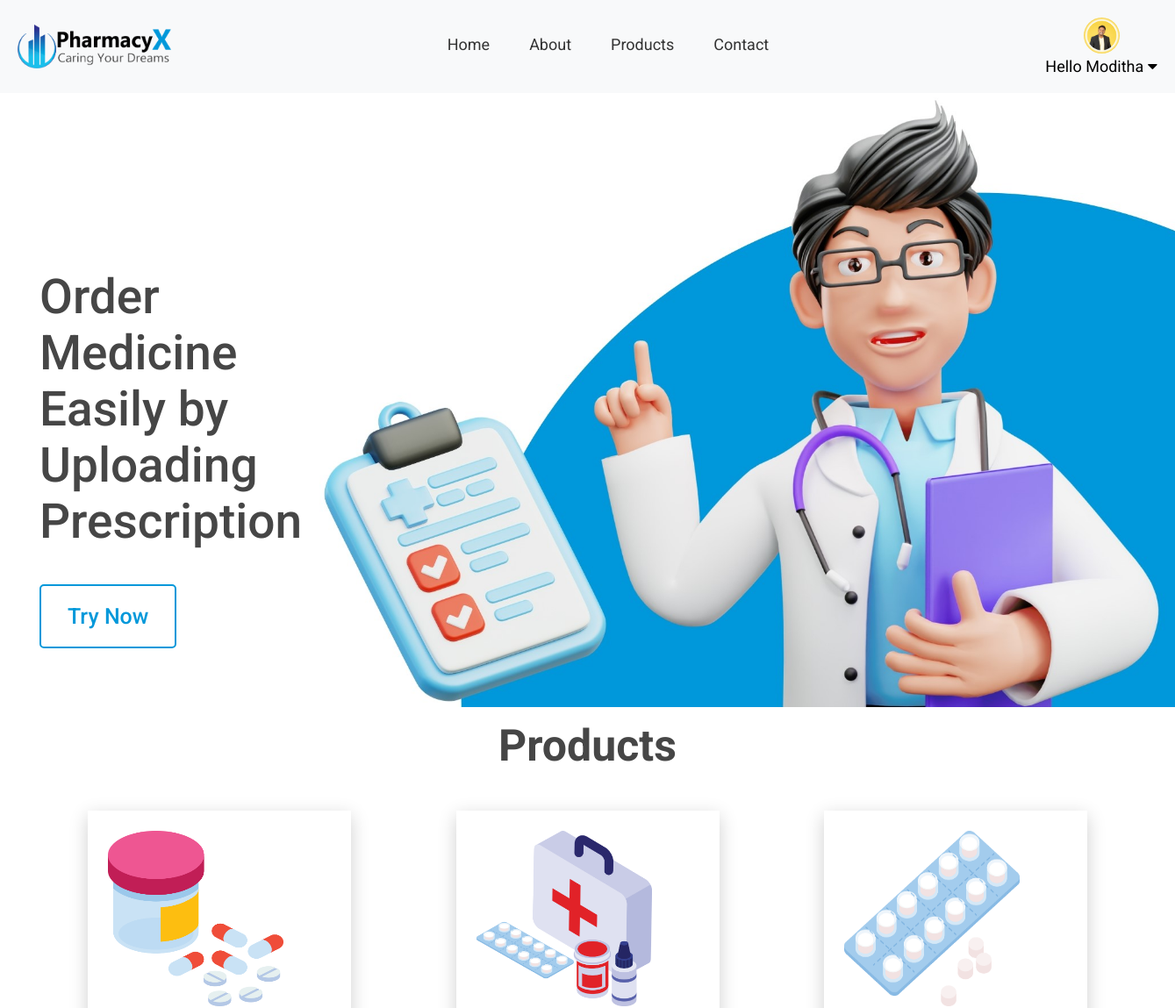
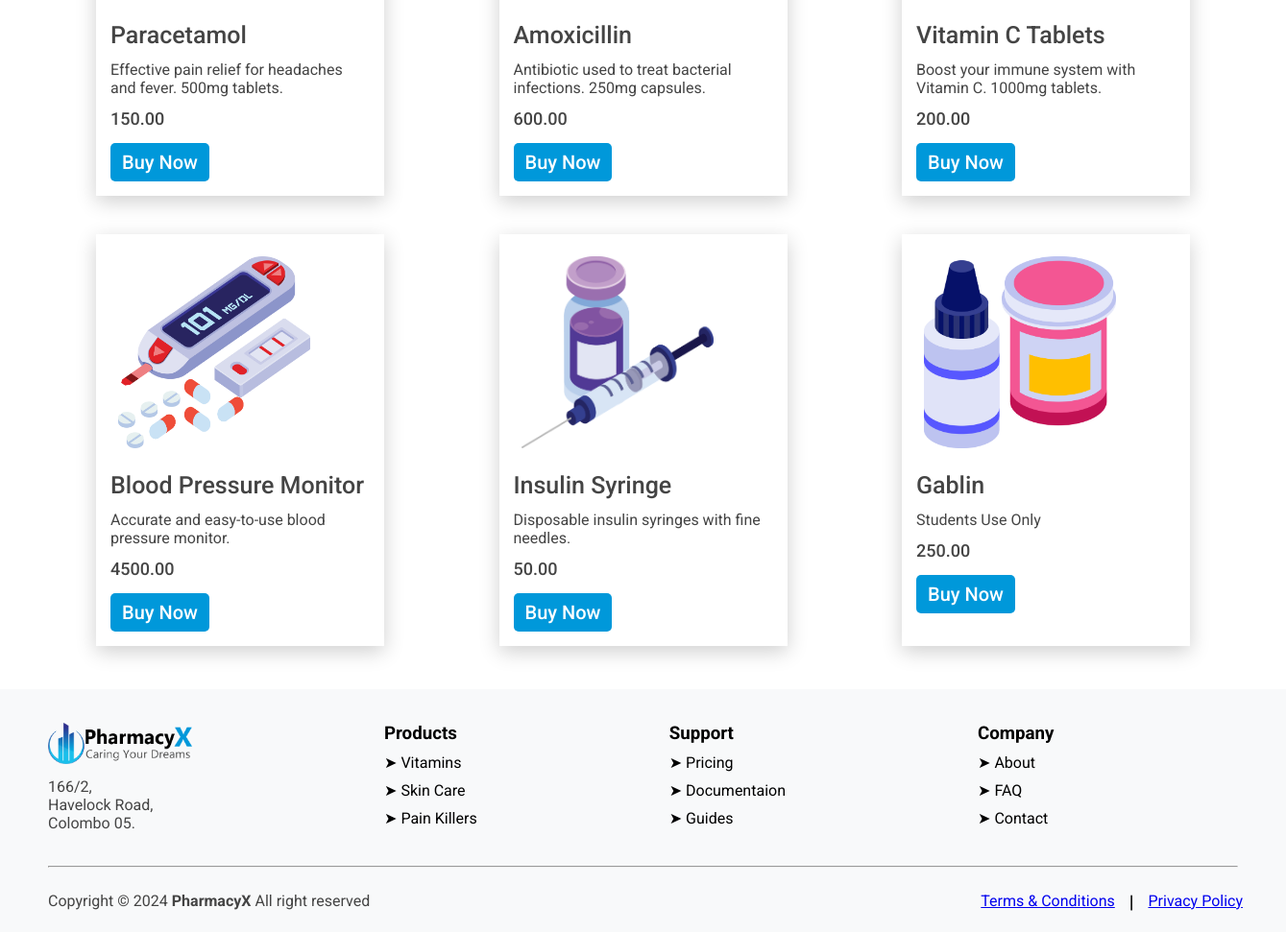
Page /products.php (signed in) on the committed database (2 pictures, top to bottom).
### tables this page shows
CREATE TABLE `Products` (
  `product_id` int(11) NOT NULL,
  `product_name` varchar(255) NOT NULL,
  `product_description` text DEFAULT NULL,
  `price` decimal(10,2) NOT NULL,
  `stock_quantity` int(11) NOT NULL,
  `image_url` varchar(255) DEFAULT NULL,
  `expire_date` date NOT NULL
);

### products.php (the view, shortened to what this page needs)
<!DOCTYPE html>
<html lang="en">
<head>
    <link rel="stylesheet" href="./CSS/index.css">
    <link rel="stylesheet" href="./CSS/products.css">
</head>
<body>
    <?php include("./header.php"); ?>
    <div class="main-image-container">
        <div class="main-heading-container">
            <h1 class="main-heading">Order Medicine Easily by Uploading Prescription</h1>
            <button class="main-heading-button">Try Now</button>
        </div>
            <img src="./Images/Product-Page-Image.jpg" alt="" class="main-image">
    </div>
    <div class="products-section-container">
        <div class="products-heading-container">
            <div class="product-heading">Products</div>
        </div>
         <div class="product-content-container">
        <?php
            $sql = "SELECT * FROM products";
            $result = mysqli_query($Connection,$sql);
                while($row = $result -> fetch_assoc()){
                    $productName = $row['product_name'];
                    $productDescription = $row['product_description'];
                    $price = $row['price'];
                    $product_id = $row['product_id'];
                    $img = $row['image_url'];
                    $image_URL= "./Images/product-icons/".$img;
                    echo "<div class='products-container'>
                            <div class='product-image-container'>
                                <img src='$image_URL' alt='' class='item-image' >
                            </div>
                            <div class='product-details-container'>
                                <p class='item-name'>$productName</p>
                                <p class = 'product-discription'>$productDescription</p>
                                <p class='item-price'>$price</p>
                                <form action='' method='POST'>
                                    <input type='hidden' name='prdct_id' value='$product_id'>
                                    <button class='item-buynow-button' name='buynow' >Buy Now</button>
                                </form>
                            </div>
                          </div>";
                }
        ?>
        </div>
    </div>
    <?php include("./footer.php"); ?>
</body>
</html>

### header.php (shortened to what this page needs)
<!DOCTYPE html>
<html>
<head>
    <link rel="stylesheet" href="./CSS/partials.css">
    <link rel="stylesheet" href="https://cdnjs.cloudflare.com/ajax/libs/font-awesome/5.15.1/css/all.min.css"/>
</head>
<body>
    <header>
        <div class="main_header">
            <img src="images/Pharmacy X.png" alt="PharmacyX Logo">
            <nav>
                <ul>
                    <li><a href="index.php">Home</a></li>
                    <li><a href="aboutUs.php">About</a></li>
                    <li><a href="products.php">Products</a></li>
                    <li><a href="contact.php">Contact</a></li>
                </ul>
            </nav>
            <?php
                if(!isset($_SESSION['username']))
                {
                    echo "<button onclick='window.location.href=\"signin.php\"'>Sign in</button>";
                }
                else
                {
                    if($_SESSION['user_type']== 'Admin')
                    {
                        $DBLink = "<a href='./admin_DB.php'>Admin DB</a>";
                    }
                    $baseProfilePicUrl = './Images/Profile_Pics/';
                    $profilePicUrl = isset($_SESSION['profilePic_url']) ? htmlspecialchars($baseProfilePicUrl.$_SESSION['profilePic_url']) : './Images/Profile_Pics/student-avatar-illustratio.jpg';
                    echo "<div class='user_profile' onclick='dropdownmenu()'>
                            <img src='".$profilePicUrl."' alt='User Profile'>
                            <h3 class='username no-select'>Hello ".$_SESSION['firstname']." <i class='fas fa-caret-down'></i></h3>
                            <div class='Profile_dropdown' id='prof_dropdown'>
                                <div class='dropdown_items'>
                                    <a href='my_account.php'>My Profile</a>
                                    ".$DBLink."
                                    <a onclick='return confirm(\"Do you want to sign out now?\")' href='logout.php'>Sign Out</a>
                                </div>
                            </div>
                        </div>";
                }
            ?>
        </div>
    </header>
</body>
</html>

### footer.php (shortened to what this page needs)
<!DOCTYPE html>
<html>
<head>
    <link rel="stylesheet" href="./CSS/partials.css">
    <link rel="stylesheet" href="./CSS/index.css">
</head>
<body>
<footer>
        <div>
            <div class="footer_container">
                <div class="footer-content">
                    <img src="./Images/Pharmacy X.png" alt="" width="150px">
                    <p class="footer-details">166/2,<br> Havelock Road,<br> Colombo 05.</p>
                </div>
                <div class="footer-content">
                    <h3 class="footer-heading">Products</h3>
                    <p class="footer-details"><a href="" class="footer-links">&#10148 Vitamins</a></p>
                    <p class="footer-details"><a href="" class="footer-links">&#10148 Skin Care</a></p>
                    <p class="footer-details"><a href="" class="footer-links">&#10148 Pain Killers</a></p>
                </div>
                <div class="footer-content">
                    <h3 footer-heading>Support</h3>
                    <p class="footer-details"><a href="" class="footer-links">&#10148 Pricing</a></p>
                    <p class="footer-details"><a href="" class="footer-links">&#10148 Documentaion</a></p>
                    <p class="footer-details"><a href="" class="footer-links">&#10148 Guides</a></p>
                </div>
                <div class="footer-content">
                    <h3 footer-heading>Company</h3>
                    <p class="footer-details"><a href="aboutUs.php" class="footer-links">&#10148 About</a></p>
                    <p class="footer-details"><a href="faq.php" class="footer-links">&#10148 FAQ</a></p>
                    <p class="footer-details"><a href="contact.php" class="footer-links">&#10148 Contact</a></p>
                </div>
            </div>
            <hr class="footer-row">
            <div class="footer-end">
                <div>
                <p class="copyright-tag">Copyright &copy; 2024 <span class="bold-text">PharmacyX</span> All right reserved</p>
                </div>
                <div class="footer-end-links">
                    <div><a href="t&c.php" class="footer-end-links-content">Terms & Conditions</a></div>
                    <div><h3>|</h3></div>
                    <div><a href="privacyPolicy.php" class="footer-end-links-content">Privacy Policy</a></div>
                </div>
            </div>
        </div>
    </footer>
</body>
</html>

### CSS/index.css (style rules this page uses)
* { margin: 0; padding: 0; box-sizing: border-box; font-family: "Roboto"; }
h1 { color: #111111; }
p { color: #444444; }
ul { list-style: none; display: flex; justify-content: center; align-items: center; padding-top: 0; }
li { padding-top: 5px; margin-bottom: 10px; }

### CSS/products.css (style rules this page uses)
.main-image-container { display: flex; justify-content: left; }
.main-heading { color: #464646; font-size: 55px; font-weight: 500; z-index: 1; width: 100%; margin-top: 200px; margin-left: 45px; }
.main-heading-button { padding: 20px 30px 20px 30px; margin-top: 40px; border-style: solid; border-radius: 5px; background-color: #fff ; color: #0098DA; border-color: #0098DA; font-size: 25px; font-weight: 500; cursor: pointer; transition: 0.5s; margin-left: 45px; }
.main-image { height: 700px; object-fit: contain; object-position: right; }
.products-heading-container { display: flex; justify-content: center; }
.product-heading { font-size: 50px; font-weight: 700; margin-top: 15px; margin-bottom: 25px; color: #464646; }
.product-content-container { display: flex; justify-content: space-between; flex-wrap: wrap; margin-left: 80px; margin-right: 80px; margin-bottom: 25px; }
.products-container { display: flex; flex-direction: column; box-shadow: 0 6px 20px 0 rgba(0, 0, 0, 0.19); width: 300px; padding: 15px; margin: 20px; transition: .4s; }
.product-image-container { margin-bottom: 12px; padding: 8px; }
.item-image { width: 200px; height: 200px; }
.item-name { font-weight: 500; font-size: 25px; margin-bottom: 12px; }
.product-discription { text-justify: inter-word; font-size: 16px; margin-bottom: 12px; }
.item-price { font-weight: 500; font-size: 18px; margin-bottom: 15px; }
.item-buynow-button { padding: 8px 12px 8px 12px; border-style: none; border-radius: 5px; background-color: #0098DA; color: #fff; font-size: 20px; font-weight: 500; cursor: pointer; transition: 0.5s; }

### CSS/partials.css (style rules this page uses)
* { margin: 0; padding: 0; box-sizing: border-box; font-family: "Roboto"; }
.main_header { background-color: #f8f9fa; padding: 20px; display: flex; justify-content: space-between; align-items: center; }
.main_header img { height: 50px; }
.main_header nav ul { list-style: none; display: flex; gap: 15px; }
.main_header nav ul li a { text-decoration: none; font-size: 18px; padding-left: 15px; padding-right: 15px; font-weight: 400; color: #333; }
.user_profile { text-align: center; }
.user_profile img { height: 41px; border-radius: 100%; display: inline-block; }
.user_profile h3 { font-size: 18px; font-weight: 400; }
.username { cursor: pointer; }
.no-select { -webkit-user-select: none; -moz-user-select: none; -ms-user-select: none; user-select: none; }
footer { background-color: #f8f9fa; }
.footer_container { display: flex; justify-content: left; margin-left: 50px; padding-top: 35px; padding-bottom: 35px; }
.footer-content { margin-right: 200px; }
.footer-details { margin-top: 10px; cursor: pointer; vertical-align: center; }
.footer-links { text-decoration: none; color: black; }
.footer-end { display: flex; justify-content: space-between; margin-left: 50px; margin-right: 30px; margin-top: 25px; padding-bottom: 20px; }
.footer-row { margin-left: 50px; margin-right: 50px; }
.bold-text { font-weight: 700; }
.footer-end-links { display: flex; }
.footer-end-links-content { margin-right: 15px; margin-left: 15px; }

### rows in the picture
products: image_url (picture), product_name "Paracetamol", product_description "Effective pain relief for headaches and fever. 500mg tablets.", price "150.00"
products: image_url (picture), product_name "Amoxicillin", product_description "Antibiotic used to treat bacterial infections. 250mg capsules.", price "600.00"
products: image_url (picture), product_name "Vitamin C Tablets", product_description "Boost your immune system with Vitamin C. 1000mg tablets.", price "200.00"
products: image_url (picture), product_name "Blood Pressure Monitor", product_description "Accurate and easy-to-use blood pressure monitor.", price "4500.00"
products: image_url (picture), product_name "Insulin Syringe", product_description "Disposable insulin syringes with fine needles.", price "50.00"
products: image_url (picture), product_name "Gablin", product_description "Students Use Only", price "250.00"

### other values in the picture
$_SESSION['firstname'] "Moditha"
